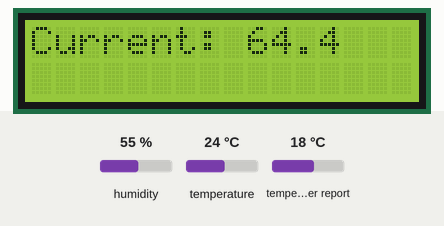
This program was run on a simulated Raspberry Pi (header pin numbers). Parts: 16×2 character LCD. The test bench sets the inputs (shaded band); at power-on: humidity 55 %, temperature 24 °C, temperature in the web weather report 18 °C. The clock reads 2024-03-15 10:24:30 at power-on unless the program sets it; requests to the public web service named in the program get a made-up reply in its usual format after 0.4 s (London, UTC, broken clouds, 64 % humidity, 1013 hPa unless stated); what the program prints to the terminal is not drawn.

Above: at 7.4 s.
At 8.4 s:
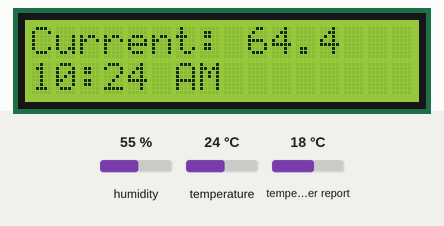

The program:

WeatherStation.py
```python
from Weather.OpenWeather import OpenWeatherMap, WeatherJSONParser
import requests
from time import sleep
from datetime import datetime
import RPi.GPIO as GPIO
from RPLCD.gpio import CharLCD
from DHTReader.DHT_Read import DHT_Read

# Create weather objects
weather = OpenWeatherMap("0f91d7c44a3055005b85971dd63efeef")
parse = WeatherJSONParser()

# Create the DHT object and pass the Pi Pin it is in.
dhtSensor = DHT_Read(21)

# Create the LCD object. Pin numbers can be adjusted to fit any GPIO configuration
GPIO.setwarnings(False)
lcd = CharLCD(pin_rs=15, pin_rw=18, pin_e=16, pins_data=[8, 10, 11, 12],
              numbering_mode=GPIO.BOARD, cols=16, rows=2, dotsize=8)

# Allow initialize
sleep(1)

# Do some screen maintainence and wait for the command to execute
lcd.clear()
sleep(5)

# Determine read times - this project will be based off of 30m current weather/6h 10 day forecast updates
# 60 seconds * 30 minutes
currentTimer = 60*30

# (60 sec * 30 min) * 12 half hour segments to get 6 hours worth of segments
tenDayTimer = currentTimer*12

# Seconds counter
counter = 0

# Main loop
while True:
    tenDayForecast = parse.FiveDayParse(weather.GetFiveDayByZip_Imperial("80233"))

    # Loop through the current weather forecase until it is time for 5 day update
    while counter < tenDayTimer:
        currentWeather = parse.CurrentParse(weather.GetWeatherByZip_Imperial("80233"))
        indoorReading = dhtSensor.GetReading()

        # Only need one time stamp between both pulls becuase the 5-day and the current will be updated at the same
        # time when needed.
        lastUpdate = datetime.now().time().strftime('%I:%M %p')

        print(currentWeather)
        print("Last update at: %s" % lastUpdate)

        temp = currentWeather.get('CurrentTemp')

        lcd.cursor_pos = (0, 0)
        lcd.write_string(str("Current: %s" % (temp)))
        sleep(1)
        lcd.cursor_pos = (1, 0)
        lcd.write_string(str("%s" % (lastUpdate)))

        # Sleep and incriment counter
        counter =+ currentTimer
        sleep(currentTimer)
```

OpenWeather.py
```python
# This is a python library for interacting with the OpenWeatherMap API

# All responses will be returned in JSON format

import requests

class OpenWeatherMap():

    def __init__(self, APIKey):
        """ Provide the API key when constructing the class """
        self.APIKey = APIKey

    def GetAPIKey(self):
       print(self.APIKey)

    def GetWeatherByZip(self, zip):
        self.zip = zip

        url = ("https://api.openweathermap.org/data/2.5/weather?zip=%s&APPID=%s" % (self.zip, self.APIKey))
        response = requests.get(url)

        return response.json()

    def GetWeatherByZip_Imperial(self, zip):
        self.zip = zip

        url = ("https://api.openweathermap.org/data/2.5/weather?zip=%s&units=imperial&APPID=%s" % (self.zip, self.APIKey))
        response = requests.get(url)

        return response.json()

    def GetFiveDayByZip_Imperial(self, zip):
        self.zip = zip

        url = ("https://api.openweathermap.org/data/2.5/forecast?zip=%s&units=imperial&APPID=%s" % (self.zip, self.APIKey))
        response = requests.get(url)

        return response.json()

class WeatherJSONParser():
    def FiveDayParse(self, json):
        self.json = json
        jsonList = self.json.get("list")
        hiTemp = []
        loTemp = []
        date = []
        # 8 readings a day: 0, 3, 6, 9, 12, 15, 18, 21
        for day in jsonList:
            date.append(day.get("dt_txt"))
            loTemp.append((day.get("main").get("temp_min")))
            hiTemp.append((day.get("main").get("temp_max")))

        # Each set of 8 is one total day
        #for date, hi, lo in zip(date, hiTemp, loTemp):

    def CurrentParse(self, json):
        self.json = json

        currentWeather = {}

        currentWeather['ConditionMain'] = self.json.get('weather')[0].get('main')
        currentWeather['ConditionDesc'] = self.json.get('weather')[0].get('description')
        currentWeather['CurrentTemp'] = self.json.get('main').get('temp')

        # Return current weather
        return currentWeather
```

DHT_Read.py
```python
import Adafruit_DHT
from time import sleep

class DHT_Read():

    def __init__(self, RPiPin):
        # Define the sensor type and GPIO pin
        self.sensor = Adafruit_DHT.DHT11
        self.pin = RPiPin

    def GetReading(self):
        # Get a reading out of the DHT
        self.humid, self.temp = Adafruit_DHT.read_retry(self.sensor, self.pin)

        # Print to the console so we know there is a good reading
        print('temp={0:0.1f}*C  humidity={1:0.1f}%'.format(self.temp, self.humid))

        # Return dictionary of values
        return {"IndoorTemp": self.temp, "IndoorHumidity": self.humid}


    def WriteToDateBase(self, ReadingDict):
        # Eventually this will write to a database for historical tracking
        return 0
```

Measured:
- what the display in image 0 shows lasts 1.0 s, from 7.4 s to 8.4 s
